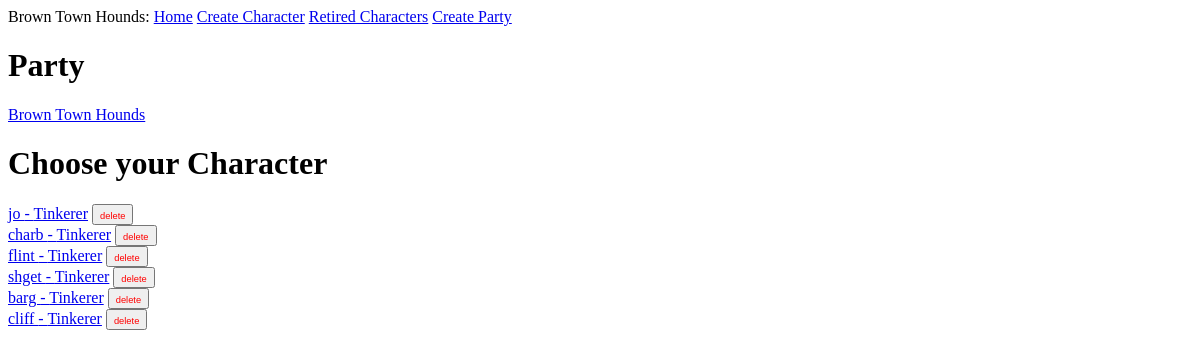
The page /index on the database as committed earlier.
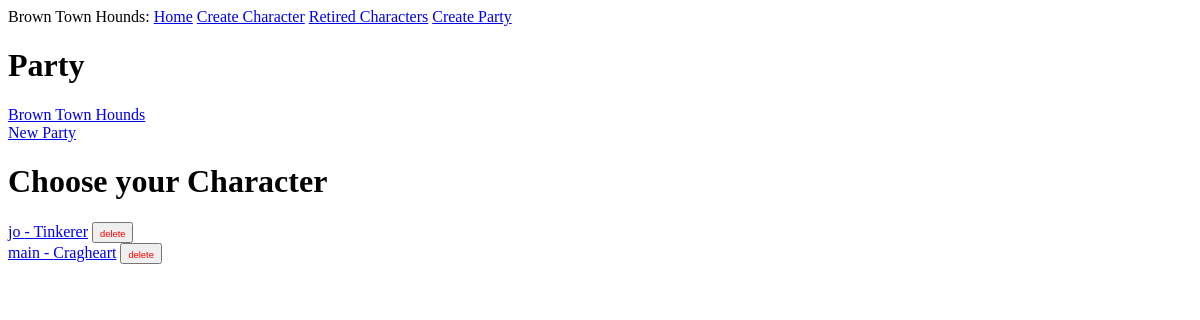
The same page on the database as committed later.
### app/models.py (models this page shows, shortened)
class Party(db.Model):
    id: so.Mapped[int] = so.mapped_column(primary_key=True)
    name: so.Mapped[str] = so.mapped_column(sa.String(64), index=True,
                                                unique=True)
    location: so.Mapped[str] = so.mapped_column(sa.String(64), index=True,
                                                unique=True, nullable=True)
    reputation: so.Mapped[int] = so.mapped_column(sa.Integer, index=True, default=0)
    notes: so.WriteOnlyMapped['PartyNotes'] = so.relationship(back_populates='party', cascade="all, delete", passive_deletes=True)
    achievements: so.WriteOnlyMapped['PartyAchievements'] = so.relationship(back_populates='party', cascade="all, delete", passive_deletes=True)

class Character(db.Model):
    id: so.Mapped[int] = so.mapped_column(primary_key=True)
    name: so.Mapped[str] = so.mapped_column(sa.String(64), index=True,
                                                unique=True)
    level: so.Mapped[int] = so.mapped_column(sa.Integer, index=True, default=1)
    xp: so.Mapped[int] = so.mapped_column(sa.Integer, index=True, default=0)
    gold: so.Mapped[int] = so.mapped_column(sa.Integer, index=True, default=0)
    perk_points: so.Mapped[int] = so.mapped_column(sa.Integer, index=True, default=0)
    class_id: so.Mapped[int] = so.mapped_column(sa.ForeignKey(Class.id),
                                               index=True)
    char_perk: so.Mapped[list["Character_Perk"]] = so.relationship(back_populates='character', cascade="all, delete")
    class_name: so.Mapped[Class] = so.relationship(back_populates='characters')
    notes: so.WriteOnlyMapped['Notes'] = so.relationship(back_populates='character', cascade="all, delete", passive_deletes=True)

class Class(db.Model):
    id: so.Mapped[int] = so.mapped_column(primary_key=True)
    name: so.Mapped[str] = so.mapped_column(sa.String(64), index=True,
                                                unique=True)
    class_perks: so.Mapped[list["Class_Perk"]] = so.relationship(back_populates="class_")
    characters: so.Mapped[list["Character"]] = so.relationship(back_populates='class_name')
    retired_characters: so.Mapped[list["RetiredCharacter"]] = so.relationship(back_populates='class_name')

### app/routes.py (the view, shortened to what this page needs)
@app.route('/')
@app.route('/index', methods=['GET', 'POST'])
def index():
    get_characters = sa.select(Character) #Selecting the Character class to get list of characters from DB
    get_parties = sa.select(Party)
    characters = db.session.scalars(get_characters).all() #storing existing DB entries from Character table
    parties = db.session.scalars(get_parties).all()
    return render_template('index.html', title='Home', characters=characters, parties=parties) #passing this new dictionary ^ to the index.html page. on that page, they will be displayed.

### app/templates/index.html
{% extends "base.html" %}
{% block content %}
    <h1>Party</h1>
    {% for party in parties %}
    <a href="{{ url_for('party', party_name=party.name) }}">{{ party.name }}</a><br>
    {% endfor %}
    <h1>Choose your Character</h1>
    {% for character in characters %}
        <a href="{{ url_for('character', character=character.name) }}">{{ character.name }} - {{ character.class_name.name }}</a>
            <form action="" method="post" style="display:inline;">
                <button type="submit" name="delete_char_id" value="{{ character.id }}"><span style="font-size: 0.7em; color: red; border: none;">delete</span></button>
            </form><br>
    {% endfor %}
{% endblock %}

### app/templates/base.html (shortened to what this page needs)
<!doctype html>
<html>
    <head>
    </head>
    <body>
        <div>
            Brown Town Hounds:
            <a href="{{ url_for('index') }}">Home</a>
            <a href="{{ url_for('register') }}">Create Character</a>
            <a href="{{ url_for('RetiredCharacters') }}">Retired Characters</a>
            <a href="{{ url_for('CreateParty') }}">Create Party</a>
        </div>
        {% block content %}{% endblock %}
    </body>
</html>

Rows that differ between the two databases and show on the page:
removed Character: name "charb", class_name.name "Tinkerer", {{ character.id }} 14 (drawn)
removed Character: name "flint", class_name.name "Tinkerer", {{ character.id }} 15 (drawn)
removed Character: name "shget", class_name.name "Tinkerer", {{ character.id }} 16 (drawn)
removed Character: name "barg", class_name.name "Tinkerer", {{ character.id }} 17 (drawn)
removed Character: name "cliff", class_name.name "Tinkerer", {{ character.id }} 18 (drawn)
added Party: name "New Party"
added Character: name "main", class_name.name "Cragheart", {{ character.id }} 6 (drawn)
